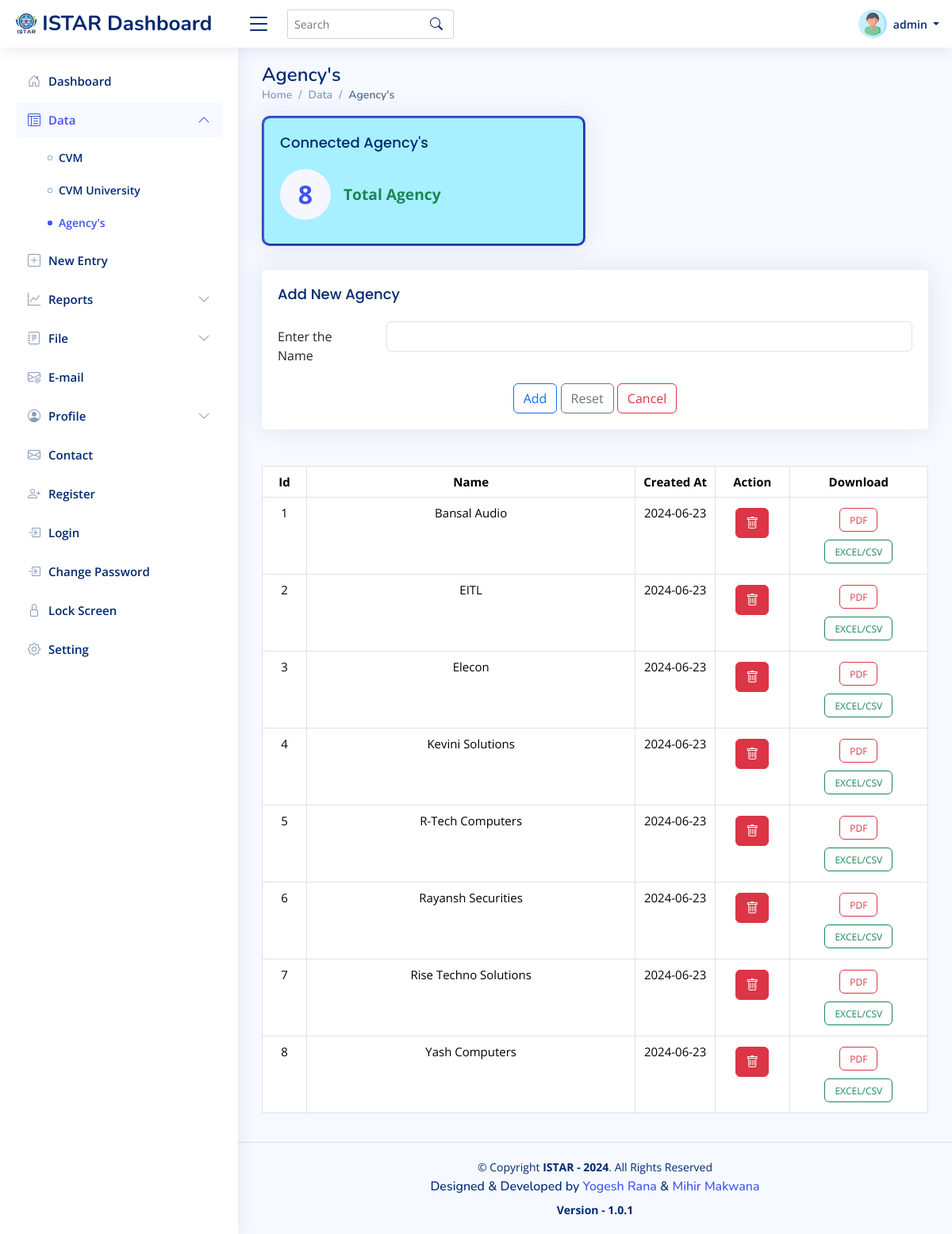
Page /agency.php (signed in) on the committed database.
### tables this page shows
CREATE TABLE `agencies` (
  `agency_id` int(11) NOT NULL,
  `agency_name` varchar(1024) NOT NULL,
  `created_at` date NOT NULL DEFAULT current_timestamp()
);

### PHP/session.php (called while the page is built, shortened)
<?php
$username = $_SESSION['username'];
?>

### agency.php (the view, shortened to what this page needs)
<?php
require "./PHP/session.php";
?>
<!DOCTYPE html>
<html lang="en">
<head>
  <link href="assets/vendor/bootstrap/css/bootstrap.min.css" rel="stylesheet">
  <link href="assets/vendor/bootstrap-icons/bootstrap-icons.css" rel="stylesheet">
  <link href="assets/vendor/boxicons/css/boxicons.min.css" rel="stylesheet">
  <link href="assets/vendor/quill/quill.snow.css" rel="stylesheet">
  <link href="assets/vendor/quill/quill.bubble.css" rel="stylesheet">
  <link href="assets/vendor/remixicon/remixicon.css" rel="stylesheet">
  <link href="assets/vendor/simple-datatables/style.css" rel="stylesheet">
  <link href="assets/css/style.css" rel="stylesheet">
</head>
<body>
  <header id="header" class="header fixed-top d-flex align-items-center">
    <div class="d-flex align-items-center justify-content-between">
      <a href="index.php" class="logo d-flex align-items-center">
        <img src="assets/img/istar.png" alt="">
        <span class="d-none d-lg-block">ISTAR Dashboard</span>
      </a>
      <i class="bi bi-list toggle-sidebar-btn"></i>
    </div>
    <div class="search-bar">
      <form class="search-form d-flex align-items-center" method="POST" action="#">
        <input type="text" name="query" placeholder="Search" title="Enter search keyword">
        <button type="submit" title="Search"><i class="bi bi-search"></i></button>
      </form>
    </div>
    <nav class="header-nav ms-auto">
      <ul class="d-flex align-items-center">
        <li class="nav-item dropdown pe-3">
          <a class="nav-link nav-profile d-flex align-items-center pe-0" href="#" data-bs-toggle="dropdown">
            <img src="assets/img/User.png" alt="Profile" class="rounded-circle">
            <span class="d-none d-md-block dropdown-toggle ps-2">
              <?php echo isset($username) ? $username : 'User'; ?>
            </span>
          </a>
        </li>
      </ul>
    </nav>
  </header>
  <aside id="sidebar" class="sidebar">
    <ul class="sidebar-nav" id="sidebar-nav">
      <li class="nav-item">
        <a class="nav-link collapsed" href="index.php">
          <i class="bi bi-house-door"></i>
          <span>Dashboard</span>
        </a>
      </li>
      <li class="nav-item">
        <a class="nav-link " data-bs-target="#components-nav" data-bs-toggle="collapse" href="#">
          <i class="bi bi-layout-text-window-reverse"></i><span>Data</span><i class="bi bi-chevron-down ms-auto"></i>
        </a>
        <ul id="components-nav" class="nav-content collapse show" data-bs-parent="#sidebar-nav">
          <li>
            <a href="./cvm.php">
              <i class="bi bi-circle"></i><span>CVM</span>
            </a>
          </li>
          <li>
            <a href="./cvmu.php">
              <i class="bi bi-circle"></i><span>CVM University</span>
            </a>
          </li>
          <li>
            <a href="./agency.php" class="active">
              <i class="bi bi-circle"></i><span>Agency's</span>
            </a>
          </li>
        </ul>
      <li class="nav-item">
        <a class="nav-link collapsed" href="new_entry.php">
          <i class="bi bi-plus-square"></i>
          <span>New Entry</span>
        </a>
      </li>
      <li class="nav-item">
        <a class="nav-link collapsed" data-bs-target="#forms-nav" data-bs-toggle="collapse" href="#">
          <i class="bi bi-graph-up"></i><span>Reports</span><i class="bi bi-chevron-down ms-auto"></i>
        </a>
      </li>
      <li class="nav-item">
        <a class="nav-link collapsed" data-bs-target="#files-nav" data-bs-toggle="collapse" href="#">
          <i class="bi bi-journal-text"></i><span>File</span><i class="bi bi-chevron-down ms-auto"></i>
        </a>
      </li>
      <li class="nav-item">
        <a class="nav-link collapsed" href="email.php">
          <i class="bi bi-envelope-at"></i>
          <span>E-mail</span>
        </a>
      </li>
      <li class="nav-item">
        <a class="nav-link collapsed" data-bs-target="#profile-nav" data-bs-toggle="collapse" href="#">
          <i class="bi bi-person-circle"></i><span>Profile</span><i class="bi bi-chevron-down ms-auto"></i>
        </a>
      </li>
      <li class="nav-item">
        <a class="nav-link collapsed" href="pages-contact.php">
          <i class="bi bi-envelope"></i>
          <span>Contact</span>
        </a>
      </li>
      <li class="nav-item">
        <a class="nav-link collapsed" href="pages-register.php">
          <i class="bi bi-person-plus"></i>
          <span>Register</span>
        </a>
      </li>
      <li class="nav-item">
        <a class="nav-link collapsed" href="pages-login.php">
          <i class="bi bi-box-arrow-in-right"></i>
          <span>Login</span>
        </a>
      </li>
      <li class="nav-item">
        <a class="nav-link collapsed" href="./reset-password.php">
          <i class="bi bi-box-arrow-in-right"></i>
          <span>Change Password</span>
        </a>
      </li>
      <li class="nav-item">
        <a class="nav-link collapsed" href="#">
          <i class="bi bi-lock"></i>
          <span>Lock Screen</span>
        </a>
      </li>
      <li class="nav-item">
        <a class="nav-link collapsed" href="#">
          <i class="bi bi-gear"></i>
          <span>Setting</span>
        </a>
      </li>
  </aside>
  <main id="main" class="main">
    <div class="pagetitle">
      <h1>Agency's</h1>
      <nav>
        <ol class="breadcrumb">
          <li class="breadcrumb-item"><a href="index.php">Home</a></li>
          <li class="breadcrumb-item">Data</li>
          <li class="breadcrumb-item"><a href="agency.php" class="active">Agency's</a></li>
        </ol>
      </nav>
    </div>
    <section class="section dashboard">
      <?php
      require("./PHP/connection.php");
      $sql = "SELECT * FROM agencies";
      $result = $conn->query($sql);
      $records = $result->num_rows;
      ?>
      <div class="row">
        <div class="col-lg-12">
          <div class="row">
            <div class="col-xxl-3 col-md-6">
              <div id="date" class="card info-card sales-card">
                <div class="card-body">
                  <h5 class="card-title">Connected Agency's</h5>
                  <div class="d-flex align-items-center">
                    <div class="card-icon rounded-circle d-flex align-items-center justify-content-center"
                      style="font-weight:bolder">
                      <?php echo $records; ?>
                    </div>
                    <div class="ps-3">
                      <span class="text-success small pt-1 fw-bold" style="font-size: 120%;">Total Agency</span>
                      <span id="dateDisplay" class="text-success small pt-2 ps-1 fw-bold"
                        style="font-size: 90%;"></span>
                    </div>
                  </div>
                </div>
              </div>
            </div>
    </section>
    <section class="section">
      <div class="row">
        <div class="col-lg-12">
          <div class="card">
            <div class="card-body">
              <h5 class="card-title">Add New Agency</h5>
              <form action="agency.php" method="post">
                <div class="row mb-3">
                  <label for="inputtext" class="col-sm-2 col-form-label">Enter the Name </label>
                  <div class="col-sm-10">
                    <input type="text" class="form-control" id="inputText" name="name" required>
                  </div>
                </div>
                <div class="text-center">
                  <button type="submit" class="btn btn-outline-primary">Add</button>
                  <button type="reset" class="btn btn-outline-secondary">Reset</button>
                  <a href="index.php" class="btn btn-outline-danger" role="button">Cancel</a>
                </div>
              </form>
            </div>
          </div>
        </div>
      </div>
    </section>
    <section>
      <div class="row">
        <div class="col-sm-12">
          <table class="table table-hover mt-3 text-center table-bordered" id="datatbl" style="font-size: 15px;">
            <thead>
              <tr>
                <th>Id</th>
                <th>Name</th>
                <th>Created At</th>
                <th>Action</th>
                <th>Download</th>
              </tr>
            </thead>
            <tbody id="data">
              <?php
              include "./PHP/connection.php";
              $sql = "SELECT * FROM agencies";
              $result = $conn->query($sql);
              if ($result->num_rows > 0) {
                while ($row = $result->fetch_assoc()) {
                  $delete = "delete_agency.php?id=" . $row["agency_id"];
                  echo "<tr>
                                        <td width='2%'>" . $row["agency_id"] . "</td>
                                        <td width='20%'>" . $row["agency_name"] . "</td>
                                        <td width='2%'>" . $row["created_at"] . "</td>
                                        <td width='2%'>
                                            <a href='$delete' class='btn btn-danger'><i class='bi bi-trash'></i></a>
                                        </td>
                                        <td width='5%'>
                                            <a href='#' class='btn btn-outline-danger' role='button' style='height: 30px;font-size: 12px;'>PDF</a>
                                            <a href='#' class='btn btn-outline-success' role='button' style='height: 30px;font-size: 12px;'>EXCEL/CSV</a>
                                        </td>
                                    </tr>";
                }
              } else {
                echo "No data found.";
              }
              ?>
            </tbody>
          </table>
        </div>
      </div>
    </section>
  </main>
  <?php require "./PHP/footer.php" ?>
</body>
</html>

### assets/css/style.css (style rules this page uses)
:root { scroll-behavior: smooth; }
body { font-family: "Open Sans", sans-serif; background: #f6f9ff; color: #444444; }
a { color: #4154f1; text-decoration: none; }
h1, h2, h3, h4, h5, h6 { font-family: "Nunito", sans-serif; }
#main { margin-top: 60px; padding: 20px 30px; transition: all 0.3s; }
.pagetitle { margin-bottom: 10px; }
.pagetitle h1 { font-size: 24px; margin-bottom: 0; font-weight: 600; color: #012970; }
.card { margin-bottom: 30px; border: none; border-radius: 5px; box-shadow: 0px 0 30px rgba(1, 41, 112, 0.1); }
.card-title { padding: 20px 0 15px 0; font-size: 18px; font-weight: 500; color: #012970; font-family: "Poppins", sans-serif; }
.card-body { padding: 0 20px 20px 20px; }
.breadcrumb { font-size: 14px; font-family: "Nunito", sans-serif; color: #899bbd; font-weight: 600; }
.breadcrumb a { color: #899bbd; transition: 0.3s; }
.breadcrumb .breadcrumb-item::before { color: #899bbd; }
.breadcrumb .active { color: #51678f; font-weight: 600; }
.logo { line-height: 1; }
@media (min-width: 1200px) { .logo { width: 280px; } }
.logo img { max-height: 26px; margin-right: 6px; }
.logo span { font-size: 26px; font-weight: 700; color: #012970; font-family: "Nunito", sans-serif; }
.header { transition: all 0.5s; z-index: 997; height: 60px; box-shadow: 0px 2px 20px rgba(1, 41, 112, 0.1); background-color: #fff; padding-left: 20px; }
.header .toggle-sidebar-btn { font-size: 32px; padding-left: 10px; cursor: pointer; color: #012970; }
.header .search-bar { min-width: 250px; padding: 0 20px; }
.header .search-form { width: 100%; }
.header .search-form input { border: 0; font-size: 14px; color: #012970; border: 1px solid rgba(1, 41, 112, 0.2); padding: 7px 38px 7px 8px; border-radius: 3px; transition: 0.3s; width: 100%; }
.header .search-form button { border: 0; padding: 0; margin-left: -30px; background: none; }
.header .search-form button i { color: #012970; }
.header-nav ul { list-style: none; }
.header-nav>ul { margin: 0; padding: 0; }
.header-nav .nav-profile { color: #012970; }
.header-nav .nav-profile img { max-height: 36px; }
.header-nav .nav-profile span { font-size: 14px; font-weight: 600; }
.sidebar { position: fixed; top: 60px; left: 0; bottom: 0; width: 300px; z-index: 996; transition: all 0.3s; padding: 20px; overflow-y: auto; scrollbar-width: thin; scrollbar-color: #aab7cf transparent; box-shadow: 0px 0px 20px rgba(1, 41, 112, 0.1); background-color: #fff; }
@media (min-width: 1200px) { #main, #footer { margin-left: 300px; } }
.sidebar-nav { padding: 0; margin: 0; list-style: none; }
.sidebar-nav li { padding: 0; margin: 0; list-style: none; }
.sidebar-nav .nav-item { margin-bottom: 5px; }
.sidebar-nav .nav-link { display: flex; align-items: center; font-size: 15px; font-weight: 600; color: #4154f1; transition: 0.3; background: #f6f9ff; padding: 10px 15px; border-radius: 4px; }
.sidebar-nav .nav-link i { font-size: 16px; margin-right: 10px; color: #4154f1; }
.sidebar-nav .nav-link.collapsed { color: #012970; background: #fff; }
.sidebar-nav .nav-link.collapsed i { color: #899bbd; }
.sidebar-nav .nav-link .bi-chevron-down { margin-right: 0; transition: transform 0.2s ease-in-out; }
.sidebar-nav .nav-link:not(.collapsed) .bi-chevron-down { transform: rotate(180deg); }
.sidebar-nav .nav-content { padding: 5px 0 0 0; margin: 0; list-style: none; }
.sidebar-nav .nav-content a { display: flex; align-items: center; font-size: 14px; font-weight: 600; color: #012970; transition: 0.3; padding: 10px 0 10px 40px; transition: 0.3s; }
.sidebar-nav .nav-content a i { font-size: 6px; margin-right: 8px; line-height: 0; border-radius: 50%; }
.sidebar-nav .nav-content a:hover, .sidebar-nav .nav-content a.active { color: #4154f1; }
.sidebar-nav .nav-content a.active i { background-color: #4154f1; }
.dashboard .info-card { padding-bottom: 10px; }
.dashboard .card-icon { font-size: 32px; line-height: 0; width: 64px; height: 64px; flex-shrink: 0; flex-grow: 0; }
.dashboard .sales-card .card-icon { color: #4154f1; background: #f6f6fe; }

### agency.php (style rules this page uses)
#date { background-color: #a7f0ff; border-style: groove; border-color: #4154f1; border-radius: 10px; }
td a { margin: 5px; }

### rows in the picture
agencies: agency_id "1", agency_name "Bansal Audio", created_at "2024-06-23"
agencies: agency_id "2", agency_name "EITL", created_at "2024-06-23"
agencies: agency_id "3", agency_name "Elecon", created_at "2024-06-23"
agencies: agency_id "4", agency_name "Kevini Solutions", created_at "2024-06-23"
agencies: agency_id "5", agency_name "R-Tech Computers", created_at "2024-06-23"
agencies: agency_id "6", agency_name "Rayansh Securities", created_at "2024-06-23"
agencies: agency_id "7", agency_name "Rise Techno Solutions", created_at "2024-06-23"
agencies: agency_id "8", agency_name "Yash Computers", created_at "2024-06-23"

### other values in the picture
$username "admin"
$records "8"
